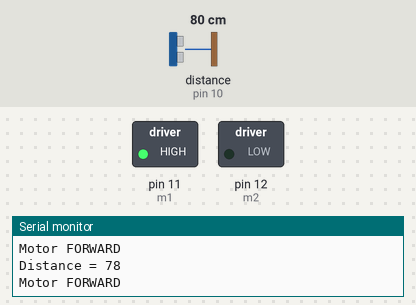
A sketch run on a simulated Arduino Uno, built with avr-gcc and run on an emulated ATmega328P. Shown: switched loads named in the sketch (green lamp = pin HIGH), the last lines printed to the serial monitor. Wiring (inferred from the names in the program): ultrasonic range finder: trigger pin 9; echo pin 10. The inputs (shaded band) are chosen by the test bench; at power-on: distance to the obstacle (sensor on pin 10) 80 cm. The echo pulse lasts 58.3 µs per cm; pins used as bus, display or sensor lines are not drawn.

Above: at 1.2 s.
1.3 s: distance to the obstacle (sensor on pin 10) set to 28 cm
4.3 s: distance to the obstacle (sensor on pin 10) set to 23 cm
At 5.1 s:
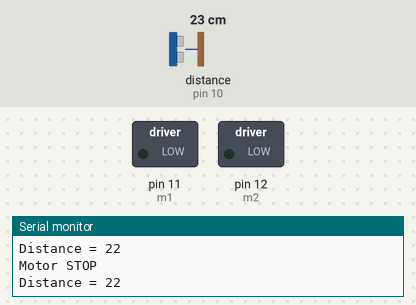
5.9 s: distance to the obstacle (sensor on pin 10) set to 12 cm
7.4 s: distance to the obstacle (sensor on pin 10) set to 9 cm
At 8.5 s:
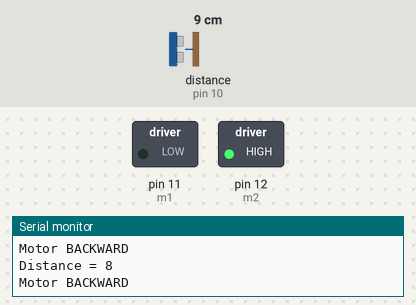
9.0 s: distance to the obstacle (sensor on pin 10) set to 18 cm
At 10.1 s:
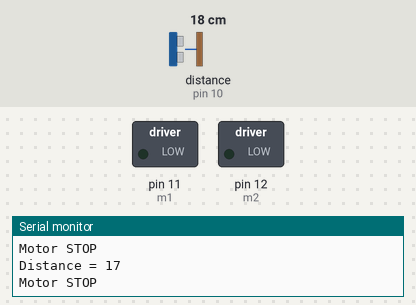
10.6 s: distance to the obstacle (sensor on pin 10) set to 2 cm
At 11.8 s:
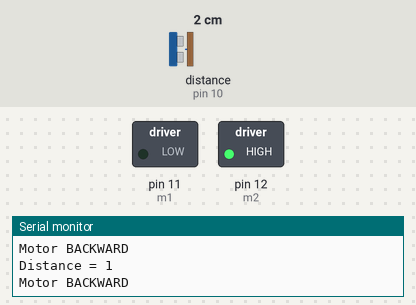
Timing chart, 0 to 13.2 s (numbered marks = the images above; inputs shaded):
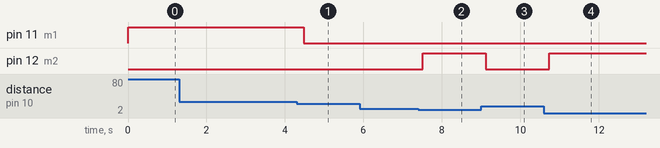

Measured:
- the behaviour switches between 27 and 26 cm on distance to the obstacle (sensor on pin 10) (found by bisection; images 0 and 1)
- the behaviour switches between 11 and 10 cm on distance to the obstacle (sensor on pin 10) (found by bisection; images 1 and 2)
- after the input at 4.3 s, pin 11 (m1): HIGH → LOW after 0.18 s
- after the input at 7.4 s, pin 12 (m2): LOW → HIGH after 0.11 s
- after the input at 9.0 s, pin 12 (m2): HIGH → LOW after 0.12 s
- after the input at 10.6 s, pin 12 (m2): LOW → HIGH after 0.13 s

The sketch:

motorOnOffUsingUltrasonic.ino
```cpp
long duration;
int echoPin = 10;
int trigPin = 9;
int distance;

int m1 = 11;
int m2 = 12;

void setup() {
  pinMode(trigPin, OUTPUT);
  pinMode(echoPin, INPUT);
  pinMode(m1, OUTPUT);
  pinMode(m2, OUTPUT);

  Serial.begin(9600);
}

void loop() {
  digitalWrite(trigPin, LOW);
  delayMicroseconds(5);
  digitalWrite(trigPin, HIGH);
  delayMicroseconds(10);
  digitalWrite(trigPin, LOW);

  duration = pulseIn(echoPin, HIGH);
  distance = duration * 0.034 / 2;

  Serial.print("Distance = ");
  Serial.println(distance);

  if (distance > 25) {
    digitalWrite(m1, HIGH);
    digitalWrite(m2, LOW);
    Serial.println("Motor FORWARD");
  }
  else if (distance < 10) {
    digitalWrite(m1, LOW);
    digitalWrite(m2, HIGH);
    Serial.println("Motor BACKWARD");
  }
  else {
    digitalWrite(m1, LOW);
    digitalWrite(m2, LOW);
    Serial.println("Motor STOP");
  }

  delay(200);
}
```
